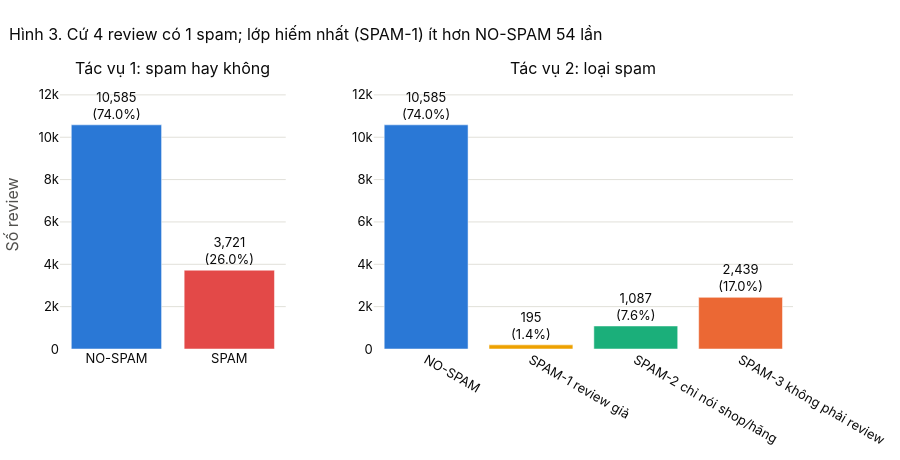

The cell this chart's notebook holds for it:
### Markdown cell above
<a id="s5"></a>
## 5. Phân tích khám phá (EDA)

Toàn bộ phần này chỉ dùng **tập train** (mục 2.2). Phân tích đi từ tổng quát đến chi tiết:

| Bước | Câu hỏi |
|---|---|
| 5.1 đến 5.3 | **Từng biến riêng lẻ:** nhãn, số sao và độ dài review phân bố thế nào? |
| 5.4 đến 5.7 | **Từng biến so với nhãn:** số sao, độ dài, cách viết và nội dung có khác nhau giữa các loại spam không? |
| 5.8 đến 5.9 | **Từ ngữ:** bộ từ vựng lớn đến đâu, từ nào đặc trưng cho mỗi loại spam? |
| 5.10 | **Một câu hỏi cụ thể:** review giả có phải là văn mẫu copy-paste không? |
| 5.11 | **Tổng kết:** EDA gợi ý gì cho bước làm sạch và xây dựng mô hình. |

### 5.1 Các nhãn có cân bằng không?

### Code cell
label_counts = train["label_name"].value_counts().sort_index()
type_counts = train["type_name"].value_counts().sort_index()

fig = make_subplots(rows=1, cols=2, column_widths=[0.35, 0.65], horizontal_spacing=0.12,
                    subplot_titles=("Tác vụ 1: spam hay không", "Tác vụ 2: loại spam"))
for col, counts, colors in [(1, label_counts, LABEL_COLORS), (2, type_counts, TYPE_COLORS)]:
    fig.add_trace(go.Bar(
        x=counts.index, y=counts.values, marker_color=[colors[name] for name in counts.index],
        customdata=counts.values / len(train) * 100,
        text=[f"{n:,}<br>({n / len(train):.1%})" for n in counts], textposition="outside",
        hovertemplate="%{x}<br>%{y:,} review (%{customdata:.1f}% tập train)<extra></extra>"), row=1, col=col)
    fig.update_yaxes(range=[0, counts.max() * 1.2], row=1, col=col)
fig.update_yaxes(title_text="Số review", row=1, col=1)

ratio = type_counts.max() / type_counts.min()
show_fig(fig, f"Cứ 4 review có 1 spam; lớp hiếm nhất (SPAM-1) ít hơn NO-SPAM {ratio:.0f} lần",
         height=460, showlegend=False)

### Figure 1 — Plotly figure (JSON) as saved in the notebook; plotly's stock layout.template omitted (floating-point values rounded to 4 significant figures)
{"data": [{"customdata": [73.99, 26.01], "hovertemplate": "%{x}<br>%{y:,} review (%{customdata:.1f}% tập train)<extra></extra>", "marker": {"color": ["#2a78d6", "#e34948"]}, "text": ["10,585<br>(74.0%)", "3,721<br>(26.0%)"], "textposition": "outside", "type": "bar", "x": ["NO-SPAM", "SPAM"], "xaxis": "x", "y": [10585, 3721], "yaxis": "y"}, {"customdata": [73.99, 1.363, 7.598, 17.05], "hovertemplate": "%{x}<br>%{y:,} review (%{customdata:.1f}% tập train)<extra></extra>", "marker": {"color": ["#2a78d6", "#eda100", "#1baf7a", "#eb6834"]}, "text": ["10,585<br>(74.0%)", "195<br>(1.4%)", "1,087<br>(7.6%)", "2,439<br>(17.0%)"], "textposition": "outside", "type": "bar", "x": ["NO-SPAM", "SPAM-1 review giả", "SPAM-2 chỉ nói shop/hãng", "SPAM-3 không phải review"], "xaxis": "x2", "y": [10585, 195, 1087, 2439], "yaxis": "y2"}], "layout": {"annotations": [{"font": {"size": 16}, "showarrow": false, "text": "Tác vụ 1: spam hay không", "x": 0.154, "xanchor": "center", "xref": "paper", "y": 1.0, "yanchor": "bottom", "yref": "paper"}, {"font": {"size": 16}, "showarrow": false, "text": "Tác vụ 2: loại spam", "x": 0.714, "xanchor": "center", "xref": "paper", "y": 1.0, "yanchor": "bottom", "yref": "paper"}], "height": 460, "showlegend": false, "title": {"text": "Hình 3. Cứ 4 review có 1 spam; lớp hiếm nhất (SPAM-1) ít hơn NO-SPAM 54 lần"}, "xaxis": {"anchor": "y", "domain": [0.0, 0.308]}, "xaxis2": {"anchor": "y2", "domain": [0.428, 1.0]}, "yaxis": {"anchor": "x", "domain": [0.0, 1.0], "range": [0, 12700.0], "title": {"text": "Số review"}}, "yaxis2": {"anchor": "x2", "domain": [0.0, 1.0], "range": [0, 12700.0]}}}
